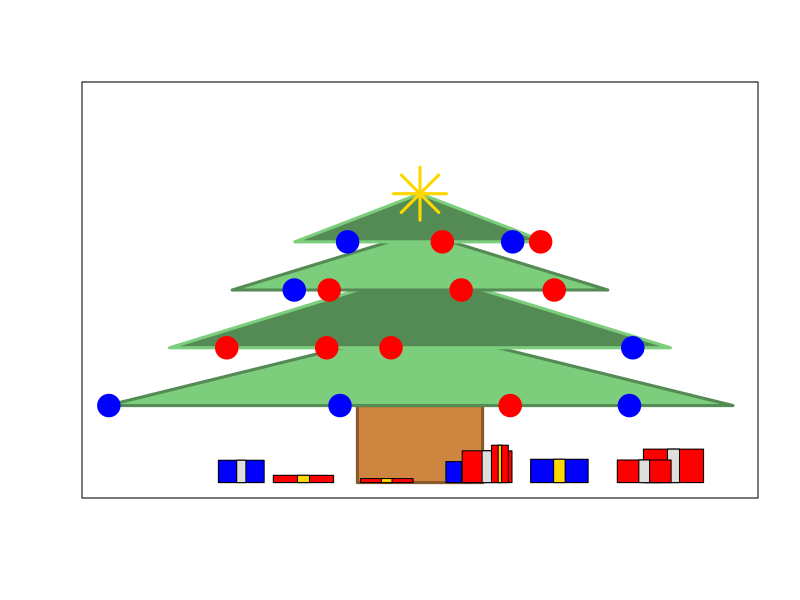
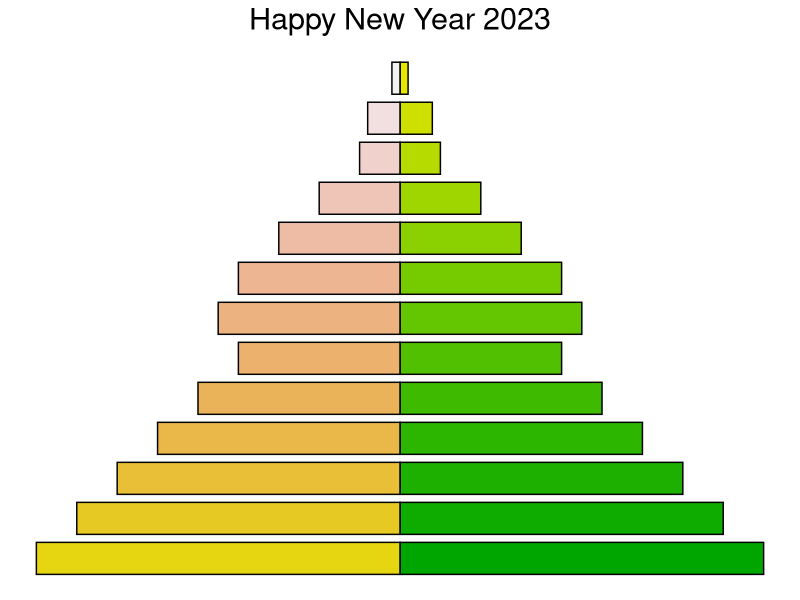

Generate these figures, in order, with R:
# Christmas Tree
# Make the canvas
plot(1:10,1:10,xlim=c(-5,5),ylim=c(0,10),type="n",xlab="",ylab="",xaxt="n",yaxt="n")
# Make the branches
rect(-1,0,1,2,col="tan3",border="tan4",lwd=3)
polygon(c(-5,0,5),c(2,4,2),col="palegreen3",border="palegreen4",lwd=3)
polygon(c(-4,0,4),c(3.5,5.5,3.5),col="palegreen4",border="palegreen3",lwd=3)
polygon(c(-3,0,3),c(5,6.5,5),col="palegreen3",border="palegreen4",lwd=3)
polygon(c(-2,0,2),c(6.25,7.5,6.25),col="palegreen4",border="palegreen3",lwd=3)

#Add some ornaments
points(x=runif(4,-5,5),y=rep(2,4),col=sample(c("blue","red"),size=4,replace=T),cex=3,pch=19)
points(x=runif(4,-4,4),y=rep(3.5,4),col=sample(c("blue","red"),size=4,replace=T),cex=3,pch=19)
points(x=runif(4,-3,3),y=rep(5,4),col=sample(c("blue","red"),size=4,replace=T),cex=3,pch=19)
points(x=runif(4,-2,2),y=rep(6.25,4),col=sample(c("blue","red"),size=4,replace=T),cex=3,pch=19)
points(0,7.5,pch=8,cex=5,col="gold",lwd=3)

# Add some presents
xPres = runif(10,-4.5,4.5)
xWidth = runif(10,0.1,0.5)
xHeight=runif(10,0,1)
for(i in 1:10){
  rect(xPres[i]-xWidth[i],0,xPres[i]+xWidth[i],xHeight[i],col=sample(c("blue","red"),size=1))
  rect(xPres[i]-0.2*xWidth[i],0,xPres[i]+0.2*xWidth[i],xHeight[i],col=sample(c("gold","grey87"),size=1))
}
#========================================================

# Quick R Christmas tree
library(ggplot2)

dataset <- c(9,8,7,6,5,4,4.5,4,3,2,1,0.8,0.2)

df <- data.frame(group = rep(c("l","d"), 
                             each=length(dataset)),
                 x = 1:length(dataset),
                 y = c(dataset, dataset*-1))

ggplot() +
  geom_bar(data = df, aes(x=x, y=y),stat = "identity", 
           fill = terrain.colors(26),color=1,width=.8) + 
  coord_flip() + 
  ggtitle("Happy New Year 2023") + theme_void()+
  theme(plot.title = element_text(hjust=0.5,size = rel(2)))
